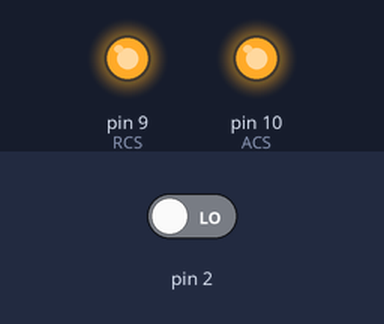
A sketch run on a simulated Arduino Uno, built with avr-gcc and run on an emulated ATmega328P. Shown: output pins drawn as LEDs (lit = HIGH). The inputs (shaded band) are chosen by the test bench; at power-on: pin 2 LOW. What the sketch prints to the serial monitor is not drawn.

Above: at 1.2 s.
1.3 s: pin 2 driven HIGH
Timing chart, 0 to 4.3 s (numbered marks = the images above; inputs shaded):
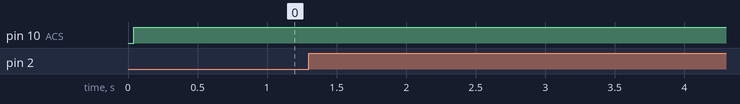

Measured:
- after the input at 1.3 s, every drawn part: stays the same

The sketch:

Accel.ino
```cpp
/* code to read events from LIS3DH accellerometer */
#include <SPI.h>

String inputString = "";         // a string to hold incoming data
String Ctrl = "\x00";
String Click = "\x00";
const int ACS = 10;  // accelleromenter Chip select
const int RCS = 9;   // GS2050 Chip select
const long SPISPD = 1000000*4;  // 4 MHZ SPI Speed
SPISettings spiset(SPISPD, MSBFIRST, SPI_MODE0);

void setup() {
  // put your setup code here, to run once:
  // initialize serial:
  Serial.begin(38400);
  SPI.begin();
  // reserve 100 bytes for the inputString:
  inputString.reserve(100);
  // init accelerometer
  pinMode(ACS, OUTPUT);
  pinMode(RCS, OUTPUT);
  digitalWrite(ACS, HIGH);
  digitalWrite(RCS, HIGH);

  // Accelerometer click event
  attachInterrupt(0, aclick, RISING);
  spitrx(ACS, Ctrl);
  spitrx(ACS, Click);
}

void loop() {
  // put your main code here, to run repeatedly:

}

void spitrx(int cs, String str)
{
    // Initialize Accelerometer
  SPI.beginTransaction(spiset);
  // write string
  digitalWrite(cs, LOW);
  int i;
  for (i = 0; i < str.length(); i++)
  {
    SPI.transfer(str[i]);
  }
  digitalWrite(cs, HIGH);
  SPI.endTransaction();

}

void aclick()
{
  Serial.println("ClK");
}
```
